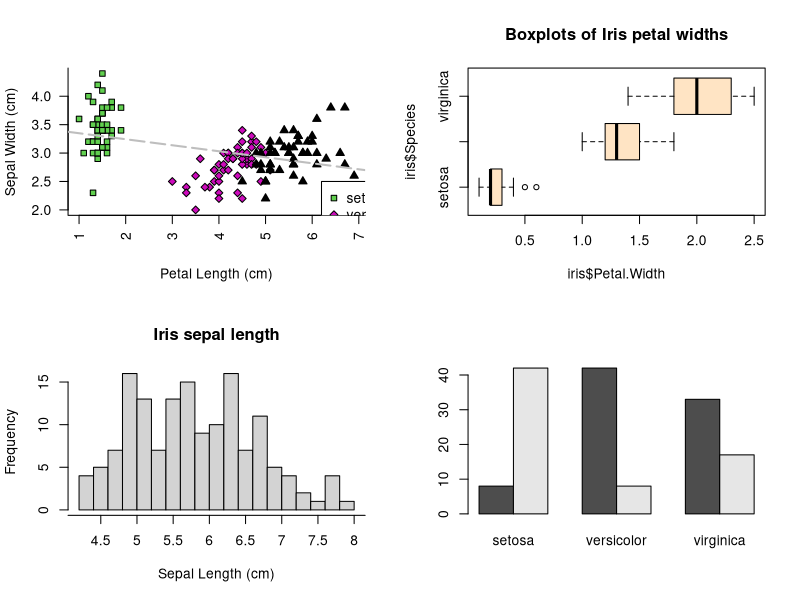

This figure's R source:
###############################
#Final example for emulation

m <- matrix(c(1:4), ncol = 2, byrow = TRUE)

layout(m)

plot(Sepal.Width ~ Petal.Length, data = iris, pch = 21+as.numeric(Species), bg = as.numeric(Species)*3, xlab = "Petal Length (cm)", ylab = "Sepal Width (cm)", bty = "l", las = 2) 
abline(lm(Sepal.Width ~ Petal.Length, data = iris), lty = 5, lwd = 2, col = "grey")

legend(6.2, 2.5, legend = unique(iris$Species), pch = 21 + as.numeric(unique(iris$Species)), pt.bg = as.numeric(unique(iris$Species))*3)


boxplot(iris$Petal.Width ~ iris$Species, horizontal = TRUE, col = "bisque", main = "Boxplots of Iris petal widths")

hist(iris$Sepal.Length, breaks = 15, col = "light grey", main = "Iris sepal length", xlab = "Sepal Length (cm)", xaxt = "n")
axis(1, at = seq(4, 9, by = 0.5), labels = seq(4, 9, by = 0.5))


barplot(table(iris$Sepal.Width > 3, iris$Species), beside = TRUE)